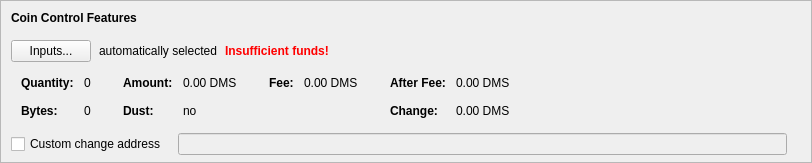
    <widget class="QFrame" name="frameCoinControl">
     <property name="sizePolicy">
      <sizepolicy hsizetype="Expanding" vsizetype="Expanding">
       <horstretch>0</horstretch>
       <verstretch>0</verstretch>
      </sizepolicy>
     </property>
     <property name="maximumSize">
      <size>
       <width>16777215</width>
       <height>16777215</height>
      </size>
     </property>
     <property name="frameShape">
      <enum>QFrame::StyledPanel</enum>
     </property>
     <property name="frameShadow">
      <enum>QFrame::Sunken</enum>
     </property>
     <layout class="QVBoxLayout" name="verticalLayoutCoinControl2">
      <property name="spacing">
       <number>0</number>
      </property>
      <property name="leftMargin">
       <number>0</number>
      </property>
      <property name="topMargin">
       <number>0</number>
      </property>
      <property name="rightMargin">
       <number>0</number>
      </property>
      <property name="bottomMargin">
       <number>6</number>
      </property>
      <item>
       <layout class="QVBoxLayout" name="verticalLayoutCoinControl" stretch="0,0,0,0,1">
        <property name="spacing">
         <number>0</number>
        </property>
        <property name="leftMargin">
         <number>10</number>
        </property>
        <property name="topMargin">
         <number>10</number>
        </property>
        <item>
         <layout class="QHBoxLayout" name="horizontalLayoutCoinControl1">
          <property name="bottomMargin">
           <number>15</number>
          </property>
          <item>
           <widget class="QLabel" name="labelCoinControlFeatures">
            <property name="sizePolicy">
             <sizepolicy hsizetype="Preferred" vsizetype="Maximum">
              <horstretch>0</horstretch>
              <verstretch>0</verstretch>
             </sizepolicy>
            </property>
            <property name="font">
             <font>
              <weight>75</weight>
              <bold>true</bold>
             </font>
            </property>
            <property name="styleSheet">
             <string notr="true">font-weight:bold;</string>
            </property>
            <property name="text">
             <string>Coin Control Features</string>
            </property>
           </widget>
          </item>
         </layout>
        </item>
        <item>
         <layout class="QHBoxLayout" name="horizontalLayoutCoinControl2" stretch="0,0,0,0">
          <property name="spacing">
           <number>8</number>
          </property>
          <property name="bottomMargin">
           <number>10</number>
          </property>
          <item>
           <widget class="QPushButton" name="pushButtonCoinControl">
            <property name="styleSheet">
             <string notr="true"/>
            </property>
            <property name="text">
             <string>Inputs...</string>
            </property>
            <property name="autoDefault">
             <bool>false</bool>
            </property>
           </widget>
          </item>
          <item>
           <widget class="QLabel" name="labelCoinControlAutomaticallySelected">
            <property name="text">
             <string>automatically selected</string>
            </property>
            <property name="margin">
             <number>5</number>
            </property>
           </widget>
          </item>
          <item>
           <widget class="QLabel" name="labelCoinControlInsuffFunds">
            <property name="font">
             <font>
              <weight>75</weight>
              <bold>true</bold>
             </font>
            </property>
            <property name="styleSheet">
             <string notr="true">color:red;font-weight:bold;</string>
            </property>
            <property name="text">
             <string>Insufficient funds!</string>
            </property>
            <property name="margin">
             <number>5</number>
            </property>
           </widget>
          </item>
          <item>
           <spacer name="horizontalSpacerCoinControl">
            <property name="orientation">
             <enum>Qt::Horizontal</enum>
            </property>
            <property name="sizeHint" stdset="0">
             <size>
              <width>40</width>
              <height>1</height>
             </size>
            </property>
           </spacer>
          </item>
         </layout>
        </item>
        <item>
         <widget class="QWidget" name="widgetCoinControl" native="true">
          <property name="sizePolicy">
           <sizepolicy hsizetype="Preferred" vsizetype="Preferred">
            <horstretch>0</horstretch>
            <verstretch>0</verstretch>
           </sizepolicy>
          </property>
          <property name="minimumSize">
           <size>
            <width>0</width>
            <height>0</height>
           </size>
          </property>
          <property name="styleSheet">
           <string notr="true"/>
          </property>
          <layout class="QHBoxLayout" name="horizontalLayoutCoinControl5">
           <property name="leftMargin">
            <number>0</number>
           </property>
           <property name="topMargin">
            <number>0</number>
           </property>
           <property name="rightMargin">
            <number>0</number>
           </property>
           <property name="bottomMargin">
            <number>0</number>
           </property>
           <item>
            <layout class="QHBoxLayout" name="horizontalLayoutCoinControl3" stretch="0,0,0,1">
             <property name="spacing">
              <number>20</number>
             </property>
             <property name="topMargin">
              <number>0</number>
             </property>
             <property name="bottomMargin">
              <number>10</number>
             </property>
             <item>
              <layout class="QFormLayout" name="formLayoutCoinControl1">
               <property name="horizontalSpacing">
                <number>10</number>
               </property>
               <property name="verticalSpacing">
                <number>14</number>
               </property>
               <property name="leftMargin">
                <number>10</number>
               </property>
               <property name="topMargin">
                <number>4</number>
               </property>
               <property name="rightMargin">
                <number>6</number>
               </property>
               <item row="0" column="0">
                <widget class="QLabel" name="labelCoinControlQuantityText">
                 <property name="font">
                  <font>
                   <weight>75</weight>
                   <bold>true</bold>
                  </font>
                 </property>
                 <property name="text">
                  <string>Quantity:</string>
                 </property>
                 <property name="margin">
                  <number>0</number>
                 </property>
                </widget>
               </item>
               <item row="0" column="1">
                <widget class="QLabel" name="labelCoinControlQuantity">
                 <property name="cursor">
                  <cursorShape>IBeamCursor</cursorShape>
                 </property>
                 <property name="contextMenuPolicy">
                  <enum>Qt::ActionsContextMenu</enum>
                 </property>
                 <property name="text">
                  <string notr="true">0</string>
                 </property>
                 <property name="margin">
                  <number>0</number>
                 </property>
                 <property name="textInteractionFlags">
                  <set>Qt::LinksAccessibleByMouse|Qt::TextSelectableByKeyboard|Qt::TextSelectableByMouse</set>
                 </property>
                </widget>
               </item>
               <item row="1" column="0">
                <widget class="QLabel" name="labelCoinControlBytesText">
                 <property name="font">
                  <font>
                   <weight>75</weight>
                   <bold>true</bold>
                  </font>
                 </property>
                 <property name="text">
                  <string>Bytes:</string>
                 </property>
                </widget>
               </item>
               <item row="1" column="1">
                <widget class="QLabel" name="labelCoinControlBytes">
                 <property name="cursor">
                  <cursorShape>IBeamCursor</cursorShape>
                 </property>
                 <property name="contextMenuPolicy">
                  <enum>Qt::ActionsContextMenu</enum>
                 </property>
                 <property name="text">
                  <string notr="true">0</string>
                 </property>
                 <property name="textInteractionFlags">
                  <set>Qt::LinksAccessibleByMouse|Qt::TextSelectableByKeyboard|Qt::TextSelectableByMouse</set>
                 </property>
                </widget>
               </item>
              </layout>
             </item>
             <item>
              <layout class="QFormLayout" name="formLayoutCoinControl2">
               <property name="horizontalSpacing">
                <number>10</number>
               </property>
               <property name="verticalSpacing">
                <number>14</number>
               </property>
               <property name="leftMargin">
                <number>6</number>
               </property>
               <property name="topMargin">
                <number>4</number>
               </property>
               <property name="rightMargin">
                <number>6</number>
               </property>
               <item row="0" column="0">
                <widget class="QLabel" name="labelCoinControlAmountText">
                 <property name="font">
                  <font>
                   <weight>75</weight>
                   <bold>true</bold>
                  </font>
                 </property>
                 <property name="text">
                  <string>Amount:</string>
                 </property>
                 <property name="margin">
                  <number>0</number>
                 </property>
                </widget>
               </item>
               <item row="0" column="1">
                <widget class="QLabel" name="labelCoinControlAmount">
                 <property name="cursor">
                  <cursorShape>IBeamCursor</cursorShape>
                 </property>
                 <property name="contextMenuPolicy">
                  <enum>Qt::ActionsContextMenu</enum>
                 </property>
                 <property name="text">
                  <string notr="true">0.00 DMS</string>
                 </property>
                 <property name="textInteractionFlags">
                  <set>Qt::LinksAccessibleByMouse|Qt::TextSelectableByKeyboard|Qt::TextSelectableByMouse</set>
                 </property>
                </widget>
               </item>
               <item row="1" column="0">
                <widget class="QLabel" name="labelCoinControlLowOutputText">
                 <property name="font">
                  <font>
                   <weight>75</weight>
                   <bold>true</bold>
                  </font>
                 </property>
                 <property name="text">
                  <string>Dust:</string>
                 </property>
                </widget>
               </item>
               <item row="1" column="1">
                <widget class="QLabel" name="labelCoinControlLowOutput">
                 <property name="cursor">
                  <cursorShape>IBeamCursor</cursorShape>
                 </property>
                 <property name="contextMenuPolicy">
                  <enum>Qt::ActionsContextMenu</enum>
                 </property>
                 <property name="text">
                  <string notr="true">no</string>
                 </property>
                 <property name="textInteractionFlags">
                  <set>Qt::LinksAccessibleByMouse|Qt::TextSelectableByKeyboard|Qt::TextSelectableByMouse</set>
                 </property>
                </widget>
               </item>
              </layout>
             </item>
             <item>
              <layout class="QFormLayout" name="formLayoutCoinControl3">
               <property name="horizontalSpacing">
                <number>10</number>
               </property>
               <property name="verticalSpacing">
                <number>14</number>
               </property>
               <property name="leftMargin">
                <number>6</number>
               </property>
               <property name="topMargin">
                <number>4</number>
               </property>
               <property name="rightMargin">
                <number>6</number>
               </property>
               <item row="0" column="0">
                <widget class="QLabel" name="labelCoinControlFeeText">
                 <property name="font">
                  <font>
                   <weight>75</weight>
                   <bold>true</bold>
                  </font>
                 </property>
                 <property name="text">
                  <string>Fee:</string>
                 </property>
                 <property name="margin">
                  <number>0</number>
                 </property>
                </widget>
               </item>
               <item row="0" column="1">
                <widget class="QLabel" name="labelCoinControlFee">
                 <property name="cursor">
                  <cursorShape>IBeamCursor</cursorShape>
                 </property>
                 <property name="contextMenuPolicy">
                  <enum>Qt::ActionsContextMenu</enum>
                 </property>
                 <property name="text">
                  <string notr="true">0.00 DMS</string>
                 </property>
                 <property name="textInteractionFlags">
                  <set>Qt::LinksAccessibleByMouse|Qt::TextSelectableByKeyboard|Qt::TextSelectableByMouse</set>
                 </property>
                </widget>
               </item>
              </layout>
             </item>
             <item>
              <layout class="QFormLayout" name="formLayoutCoinControl4">
               <property name="horizontalSpacing">
                <number>10</number>
               </property>
               <property name="verticalSpacing">
                <number>14</number>
               </property>
               <property name="leftMargin">
                <number>6</number>
               </property>
               <property name="topMargin">
                <number>4</number>
               </property>
               <property name="rightMargin">
                <number>6</number>
               </property>
               <item row="0" column="0">
                <widget class="QLabel" name="labelCoinControlAfterFeeText">
                 <property name="font">
                  <font>
                   <weight>75</weight>
                   <bold>true</bold>
                  </font>
                 </property>
                 <property name="text">
                  <string>After Fee:</string>
                 </property>
                 <property name="margin">
                  <number>0</number>
                 </property>
                </widget>
               </item>
               <item row="0" column="1">
                <widget class="QLabel" name="labelCoinControlAfterFee">
                 <property name="cursor">
                  <cursorShape>IBeamCursor</cursorShape>
                 </property>
                 <property name="contextMenuPolicy">
                  <enum>Qt::ActionsContextMenu</enum>
                 </property>
                 <property name="text">
                  <string notr="true">0.00 DMS</string>
                 </property>
                 <property name="textInteractionFlags">
                  <set>Qt::LinksAccessibleByMouse|Qt::TextSelectableByKeyboard|Qt::TextSelectableByMouse</set>
                 </property>
                </widget>
               </item>
               <item row="1" column="0">
                <widget class="QLabel" name="labelCoinControlChangeText">
                 <property name="font">
                  <font>
                   <weight>75</weight>
                   <bold>true</bold>
                  </font>
                 </property>
                 <property name="text">
                  <string>Change:</string>
                 </property>
                </widget>
               </item>
               <item row="1" column="1">
                <widget class="QLabel" name="labelCoinControlChange">
                 <property name="cursor">
                  <cursorShape>IBeamCursor</cursorShape>
                 </property>
                 <property name="contextMenuPolicy">
                  <enum>Qt::ActionsContextMenu</enum>
                 </property>
                 <property name="text">
                  <string notr="true">0.00 DMS</string>
                 </property>
                 <property name="textInteractionFlags">
                  <set>Qt::LinksAccessibleByMouse|Qt::TextSelectableByKeyboard|Qt::TextSelectableByMouse</set>
                 </property>
                </widget>
               </item>
              </layout>
             </item>
            </layout>
           </item>
          </layout>
         </widget>
        </item>
        <item>
         <layout class="QHBoxLayout" name="horizontalLayoutCoinControl4" stretch="0,0,0">
          <property name="spacing">
           <number>12</number>
          </property>
          <property name="sizeConstraint">
           <enum>QLayout::SetDefaultConstraint</enum>
          </property>
          <property name="topMargin">
           <number>5</number>
          </property>
          <property name="rightMargin">
           <number>5</number>
          </property>
          <item>
           <widget class="QCheckBox" name="checkBoxCoinControlChange">
            <property name="toolTip">
             <string>If this is activated, but the change address is empty or invalid, change will be sent to a newly generated address.</string>
            </property>
            <property name="text">
             <string>Custom change address</string>
            </property>
           </widget>
          </item>
          <item>
           <widget class="QValidatedLineEdit" name="lineEditCoinControlChange">
            <property name="enabled">
             <bool>false</bool>
            </property>
            <property name="sizePolicy">
             <sizepolicy hsizetype="Expanding" vsizetype="Fixed">
              <horstretch>0</horstretch>
              <verstretch>0</verstretch>
             </sizepolicy>
            </property>
           </widget>
          </item>
          <item>
           <widget class="QLabel" name="labelCoinControlChangeLabel">
            <property name="sizePolicy">
             <sizepolicy hsizetype="Preferred" vsizetype="Expanding">
              <horstretch>0</horstretch>
              <verstretch>0</verstretch>
             </sizepolicy>
            </property>
            <property name="minimumSize">
             <size>
              <width>0</width>
              <height>0</height>
             </size>
            </property>
            <property name="text">
             <string/>
            </property>
            <property name="margin">
             <number>3</number>
            </property>
           </widget>
          </item>
         </layout>
        </item>
        <item>
         <spacer name="verticalSpacerCoinControl">
          <property name="orientation">
           <enum>Qt::Vertical</enum>
          </property>
          <property name="sizeHint" stdset="0">
           <size>
            <width>800</width>
            <height>1</height>
           </size>
          </property>
         </spacer>
        </item>
       </layout>
      </item>
     </layout>
    </widget>
